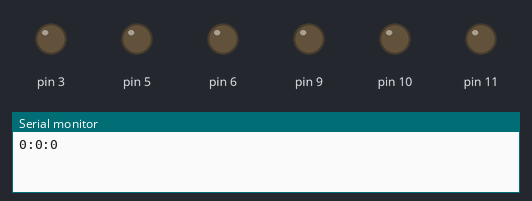
A sketch run on a simulated Arduino Uno, built with avr-gcc and run on an emulated ATmega328P. On the bench: output pins drawn as LEDs (lit = HIGH), the last lines printed to the serial monitor.

Above: at 0.1 s.
At 4.1 s:
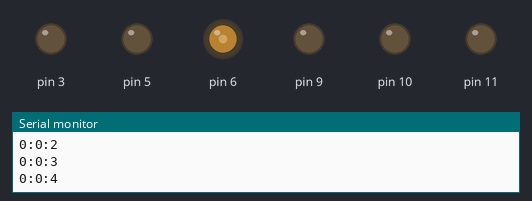
At 9.1 s:
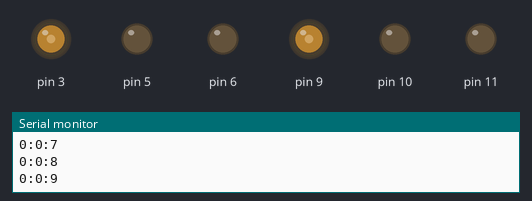
At 19.1 s:
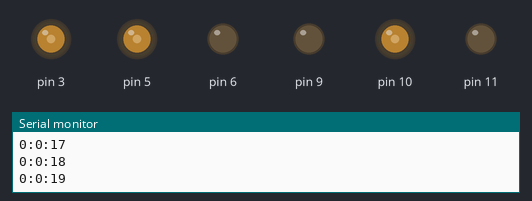
At 29.1 s:
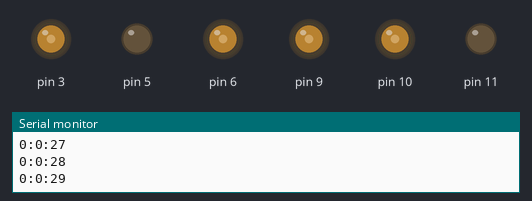
At 39.1 s:
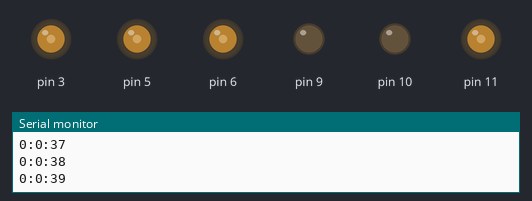
Timing chart, 0 to 40.0 s (numbered marks = the images above):
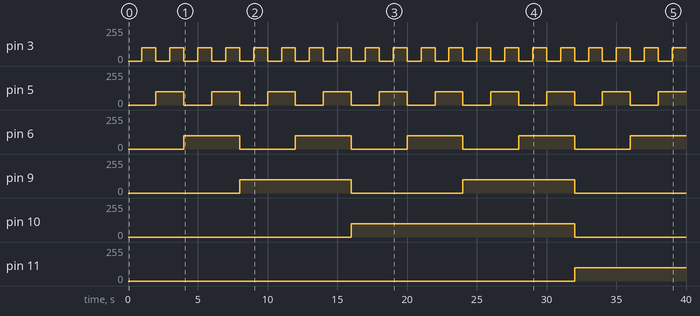

Measured:
- by itself, pin 3: alternates 100/255 for 1.0 s and 0/255 for 1.0 s
- by itself, pin 5: alternates 100/255 for 2.0 s and 0/255 for 2.0 s
- by itself, pin 6: alternates 100/255 for 4.0 s and 0/255 for 4.0 s
- by itself, pin 9: alternates 100/255 for 8.0 s and 0/255 for 8.0 s
- by itself, pin 10: 0/255 → 100/255 at 16.0 s, → 0/255 16.0 s later
- by itself, pin 11: 0/255 → 100/255 at 32.0 s

The sketch:

Binary_Clock.ino
```cpp
int seconds;
int minutes;
int hours;

void setup() {
  Serial.begin(9600);
  seconds = 0;
  minutes = 0;
  pinMode(3, OUTPUT);
  pinMode(5, OUTPUT);
  pinMode(6, OUTPUT);
  pinMode(9, OUTPUT);
  pinMode(10, OUTPUT);
  pinMode(11, OUTPUT);


}

void loop() {

  update_clock();
  Serial.print(hours);
  Serial.print(":");
  Serial.print(minutes);
  Serial.print(":");
  Serial.println(seconds);
  seconds++;
  delay(1000);
  if(seconds == 60){
    minutes++;
    seconds = 0;
  }
  if(minutes == 60){
    hours++;
    minutes = 0;
  }

}

void update_clock(){
  //for seconds only right now
  if(seconds % 2 == 1){
    analogWrite(3, 100);
  } else {
    analogWrite(3, 0);
  }

  if(seconds % 4 == 3 || seconds % 4 == 2){
    analogWrite(5, 100);
  } else {
    analogWrite(5, 0);
  }

  if(seconds % 8 >= 4 && seconds % 8 <= 7){
    analogWrite(6, 100);
  } else {
    analogWrite(6, 0);
  }

  if(seconds % 16 >= 8 && seconds % 16 <= 15){
    analogWrite(9, 100);
  } else {
    analogWrite(9, 0);
  }

  if(seconds % 32 >= 16 && seconds % 32 <= 31){
    analogWrite(10, 100);
  } else {
    analogWrite(10, 0);
  }

  if(seconds % 64 >= 32 && seconds % 64 <= 59){
    analogWrite(11, 100);
  } else {
    analogWrite(11, 0);
  }

}
```
